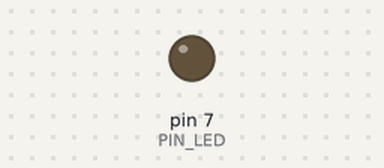
Bench run of a sketch on a simulated Arduino Uno, built with avr-gcc and run on an emulated ATmega328P. On the bench: output pins drawn as LEDs (lit = HIGH). Dashed ring = blinking. At 2.0 s the program stops and its outputs stay as they are.

Above: at 0.5 s.
At 1.85 s:
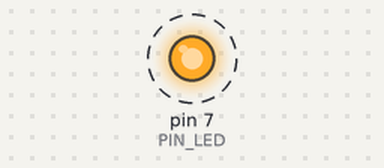
Timing chart, 0 to 3.0 s (numbered marks = the images above):
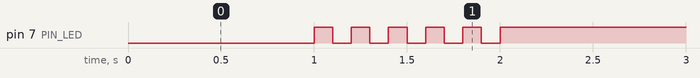

Measured:
- by itself, pin 7 (PIN_LED): alternates HIGH for 0.10 s and LOW for 0.10 s, 11 changes in all, then stays HIGH

The sketch:

05_practice_2.ino
```cpp
#define PIN_LED 7
unsigned int count, toggle;

void setup() {
  pinMode(PIN_LED, OUTPUT);

  count = 0;
  toggle = 1;
  digitalWrite(PIN_LED, toggle);
}

void loop() {
  toggle = 0;
  digitalWrite(PIN_LED, toggle);
  delay(1000);

  for (count = 0; count < 5; count++) {
    toggle = 1;              // LED 끄기
    digitalWrite(PIN_LED, toggle);
    delay(100);

    toggle = 0;              // LED 켜기
    digitalWrite(PIN_LED, toggle);
    delay(100);
  }

  toggle = 1;
  digitalWrite(PIN_LED, toggle);

  while (1) {
  }
}
```
